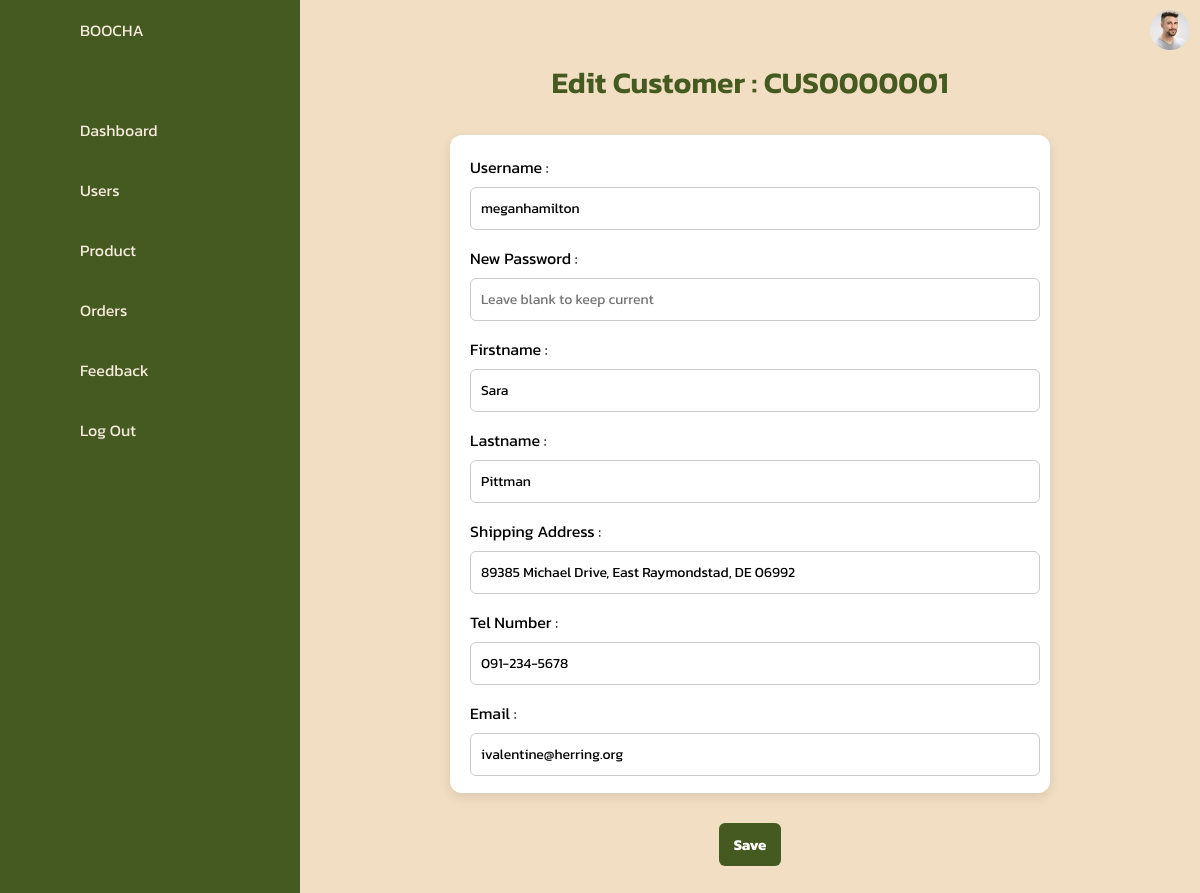
Page /Admin/CM_edit.php?UserID=CUS0000001 on the committed database.
### tables this page shows
CREATE TABLE `user` (
  `UserID` varchar(20) NOT NULL,
  `Username` varchar(50) NOT NULL,
  `Password_hash` varchar(255) NOT NULL,
  `Firstname` varchar(100) NOT NULL,
  `Lastname` varchar(100) NOT NULL,
  `Shipping_Address` varchar(255) NOT NULL,
  `Tel_number` varchar(20) DEFAULT NULL,
  `Email` varchar(100) NOT NULL,
  `latest_update` timestamp NOT NULL DEFAULT current_timestamp() ON UPDATE current_timestamp(),
  `Role` varchar(50) NOT NULL
);

### Admin/CM_edit.php (the view, shortened to what this page needs)
<?php
$servername = "localhost";
$db_username = "root";
$db_password = "";
$db_name = "boocha";
$conn = new mysqli($servername, $db_username, $db_password, $db_name);
if (isset($_GET['UserID'])) {
    $userID = $_GET['UserID'];
    $sql = "SELECT * FROM user WHERE UserID = ? AND Role = 'Customer'";
    $stmt = $conn->prepare($sql);
    $stmt->bind_param("s", $userID);
    $stmt->execute();
    $result = $stmt->get_result();
    $user = $result->fetch_assoc();
} else {
    echo "UserID not found.";
    exit;
}
?>
<!DOCTYPE html>
<html lang="en">
<head>
    <link rel="stylesheet" href="assets/css/edit_style.css">
</head>
<body>
   <div class="container">
    <div class="navigation">
        <ul>
            <li>
                <a href="#">
                    <span class="icon">
                    </span>
                    <span class="title">BOOCHA</span>
                </a>
            </li>
            <li>
                <a href="dashboard_day.php">
                    <span class="icon">
                    </span>
                    <span class="title">Dashboard</span>
                </a>
            </li>
            <li>
                <a href="customer.php">
                    <span class="icon">
                    </span>
                    <span class="title">Users</span>
                </a>
            </li>
            <li>
                <a href="product.php">
                    <span class="icon">
                    </span>
                    <span class="title">Product</span>
                </a>
            </li>
            <li>
                <a href="order.php">
                    <span class="icon">
                    </span>
                    <span class="title">Orders</span>
                </a>
            </li>
            <li>
                <a href="report.php">
                    <span class="icon">
                    </span>
                    <span class="title">Feedback</span>
                </a>
            </li>
            <li>
                <a href="../index.php">
                    <span class="icon">
                    </span>
                    <span class="title">Log Out</span>
                </a>
            </li>
        </ul>
    </div>
    <div class="main">
        <div class="topbar">
            <div class="toggle">
            </div>
            <div class="user">
                <img src="assets/imgs/customer01.jpg" alt="">
            </div>
        </div>
        <div class="edit-customer">
            <div class="edit-customer-header">
                <div class="cardHeader">
                    <h2>Edit Customer : <?= htmlspecialchars($user['UserID']) ?></h2>
                </div>
            </div>
            <div class="edit-customer-content">
                <form method="post" id="editCustomerForm" onsubmit="return validateForm(event)">
                    <label>Username :</label>
                    <input type="text" name="Username" value="<?= htmlspecialchars($user['Username']) ?>" required><br>
                    <label>New Password :</label>
                    <input type="password" name="Password" placeholder="Leave blank to keep current"><br>
                    <label>Firstname :</label>
                    <input type="text" name="Firstname" value="<?= htmlspecialchars($user['Firstname']) ?>" required><br>
                    <label>Lastname :</label>
                    <input type="text" name="Lastname" value="<?= htmlspecialchars($user['Lastname']) ?>" required><br>
                    <label>Shipping Address :</label>
                    <input type="text" name="Shipping_Address" value="<?= htmlspecialchars($user['Shipping_Address']) ?>" required><br>
                    <label>Tel Number :</label>
                    <input type="text" name="Tel_number" value="<?= htmlspecialchars($user['Tel_number']) ?>" required><br>
                    <label>Email :</label>
                    <input type="email" name="Email" value="<?= htmlspecialchars($user['Email']) ?>" required><br>
                </form>
            </div>
            <div class="edit-customer-actions">
                <button type="submit" form="editCustomerForm">Save</button>
            </div>
        </div>
    </div>
</body>
</html>

### Admin/assets/css/edit_style.css (style rules this page uses)
* { font-family: "Kanit", sans-serif; margin: 0; padding: 0; box-sizing: border-box; }
:root { --blue: #455A20; --white: #F2DEC2; --gray: #DEC89E; --black: #222; --black2: #999; --yl: #f6ebdd; }
body { min-height: 100vh; overflow-x: hidden; }
.container { position: relative; width: 100%; }
.navigation { position: fixed; width: 300px; height: 100%; background: var(--blue); border-left: 10px solid var(--blue); transition: 0.5s; overflow: hidden; }
.navigation ul { position: absolute; top: 0; left: 0; width: 100%; }
.navigation ul li { position: relative; width: 100%; list-style: none; border-top-left-radius: 30px; border-bottom-left-radius: 30px; }
.navigation ul li:nth-child(1) { margin-bottom: 40px; pointer-events: none; }
.navigation ul li a { position: relative; display: block; width: 100%; display: flex; text-decoration: none; color: #f6ebdd; }
.navigation ul li a .icon { position: relative; display: block; min-width: 60px; height: 60px; line-height: 75px; text-align: center; }
.navigation ul li a .title { position: relative; display: block; padding: 0 10px; height: 60px; line-height: 60px; text-align: start; white-space: nowrap; }
.main { position: absolute; width: calc(100% - 300px); left: 300px; min-height: 100vh; background: var(--white); transition: 0.5s; }
.topbar { width: 100%; height: 60px; display: flex; justify-content: space-between; align-items: center; padding: 0 10px; }
.toggle { position: relative; width: 60px; height: 60px; display: flex; justify-content: center; align-items: center; font-size: 2.5rem; cursor: pointer; }
.user { position: relative; width: 40px; height: 40px; border-radius: 50%; overflow: hidden; cursor: pointer; }
.user img { position: absolute; top: 0; left: 0; width: 100%; height: 100%; object-fit: cover; }
.edit-customer { margin-top: 0px; display: flex; flex-direction: column; align-items: center; }
.edit-customer h2 { text-align: center; color: var(--blue); margin-bottom: 10px; font-size: 30px; font-weight: 600; margin-left: 0px; }
.edit-customer-content { display: flex; align-items: flex-start; justify-content: center; gap: 40px; flex-wrap: wrap; padding: 20px; max-width: 1000px; width: 100%; }
.edit-customer form { max-width: 600px; width: 100%; background: white; padding: 20px; border-radius: 12px; box-shadow: 0 4px 12px rgba(0, 0, 0, 0.1); max-height: 65vh; overflow-y: auto; padding-right: 10px; margin-bottom: 30px; }
.edit-customer-actions { margin-top: -20px; text-align: center; margin-left: 0px; }
.edit-customer input, .edit-customer textarea, .edit-customer select { width: 100%; padding: 10px; margin-top: 8px; margin-bottom: 16px; border-radius: 6px; border: 1px solid #ccc; font-size: 14px; }
.edit-customer button { padding: 10px 15px; background-color: #455A20; color: white; border: none; border-radius: 6px; cursor: pointer; font-weight: bold; font-size: 15px; }

### rows in the picture
user: UserID "CUS0000001", Username "meganhamilton", Firstname "Sara", Lastname "Pittman", Shipping_Address "89385 Michael Drive, East Raymondstad, DE 06992", Tel_number "091-234-5678", Email "ivalentine@herring.org"
